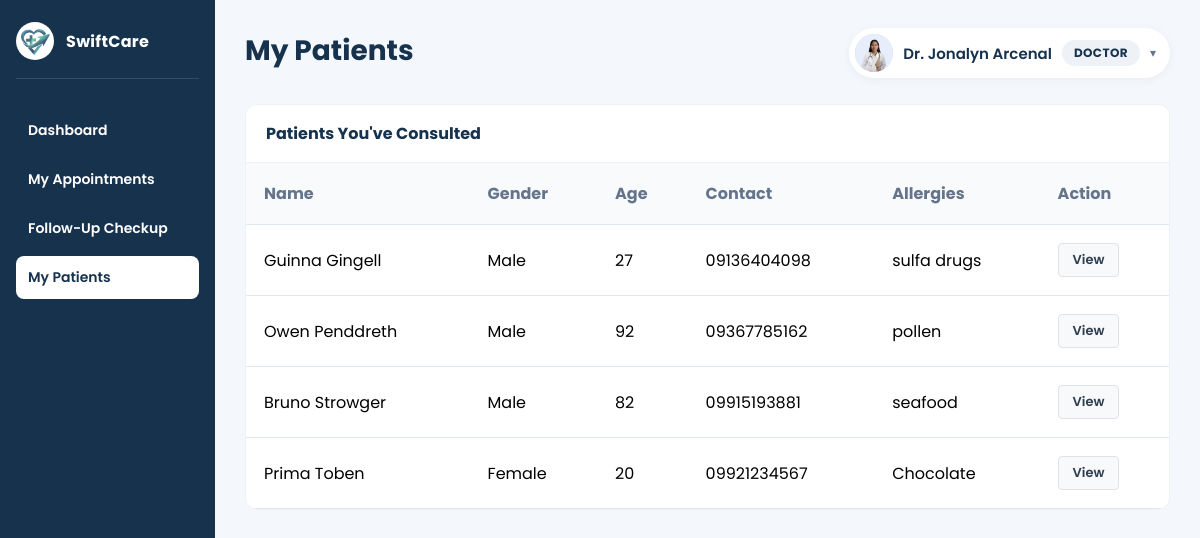
The page /view/doctor/doctor_patients.php (signed in) on the database its author committed.
### tables this page shows
CREATE TABLE `doctors` (
  `id` int(11) NOT NULL,
  `user_id` int(11) NOT NULL,
  `specialization` varchar(100) DEFAULT NULL,
  `license_number` varchar(50) DEFAULT NULL,
  `schedule_days` varchar(200) DEFAULT NULL,
  `schedule_time_start` varchar(20) DEFAULT NULL,
  `schedule_time_end` varchar(20) DEFAULT NULL
);

CREATE TABLE `users` (
  `id` int(11) NOT NULL,
  `role` enum('admin','doctor','patient') NOT NULL,
  `first_name` varchar(100) NOT NULL,
  `last_name` varchar(100) NOT NULL,
  `email` varchar(100) NOT NULL,
  `username` varchar(100) DEFAULT NULL,
  `profile_photo` varchar(255) DEFAULT NULL,
  `password` varchar(255) NOT NULL,
  `created_at` timestamp NOT NULL DEFAULT current_timestamp()
);

CREATE TABLE `patients` (
  `id` int(11) NOT NULL,
  `user_id` int(11) DEFAULT NULL,
  `first_name` varchar(100) NOT NULL,
  `last_name` varchar(100) NOT NULL,
  `gender` varchar(20) DEFAULT NULL,
  `birthdate` date DEFAULT NULL,
  `phone` varchar(30) DEFAULT NULL,
  `email` varchar(100) DEFAULT NULL,
  `address` text DEFAULT NULL,
  `emergency_contact` varchar(30) DEFAULT NULL,
  `allergies` text DEFAULT NULL,
  `medical_history` text DEFAULT NULL,
  `created_at` timestamp NOT NULL DEFAULT current_timestamp()
);

### model/User.php (called while the page is built, shortened)
<?php
class User {
    private $conn;
    function __construct($db){
        $this->conn = $db;
    }
    function getUserById($id){
        $query = "SELECT u.*, d.specialization, d.license_number, d.schedule_days, d.schedule_time_start, d.schedule_time_end
                  FROM users u
                  LEFT JOIN doctors d ON d.user_id = u.id
                  WHERE u.id = :id";
        $stmt = $this->conn->prepare($query);
        $stmt->bindParam(":id", $id);
        $stmt->execute();
        return $stmt->fetch(PDO::FETCH_ASSOC);
    }
}

### model/Patient.php (called while the page is built, shortened)
<?php
class Patient {
    private $conn;
    function __construct($db){
        $this->conn = $db;
    }
    function getPatientsByDoctor($doctor_id){
        $query = "SELECT DISTINCT p.*
                  FROM consultations c
                  INNER JOIN patients p ON c.patient_id = p.id
                  WHERE c.doctor_id = :doctor_id
                  ORDER BY p.last_name ASC, p.first_name ASC";
        $stmt = $this->conn->prepare($query);
        $stmt->bindParam(":doctor_id", $doctor_id);
        $stmt->execute();
        return $stmt;
    }
}

### view/doctor/doctor_patients.php (the view, shortened to what this page needs)
<?php
require_once 'C:\xampp\htdocs\clinic1\model\User.php';
require_once 'C:\xampp\htdocs\clinic1\model\Patient.php';
$database = new Database();
$conn = $database->connect();
$user_model = new User($conn);
$patient_model = new Patient($conn);
$doctor_info = $user_model->getUserById($_SESSION['user_id']);
$doc_id = $_SESSION['user_id'];
$my_patients_result = $patient_model->getPatientsByDoctor($doc_id);
$my_patients = $my_patients_result->fetchAll(PDO::FETCH_ASSOC);
?>
<!DOCTYPE html>
<html lang="en">
<head>
    <link rel="stylesheet" href="../css/doctor.css">
</head>
<body>
<div class="dashboard-container">
    <aside class="sidebar">
        <div class="sidebar-top">
            <img src="http://localhost/clinic1/img/logo.png" class="sidebar-logo">
            <div class="sidebar-clinic-name">
                <h2>SwiftCare</h2>
            </div>
        </div>
        <nav class="sidebar-menu">
            <a href="http://localhost/clinic1/view/doctor/doctor_dashboard.php" class="menu-item">Dashboard</a>
            <a href="http://localhost/clinic1/view/doctor/doctor_appointments.php" class="menu-item">My Appointments</a>
            <a href="http://localhost/clinic1/view/doctor/doctor_followup.php" class="menu-item">Follow-Up Checkup</a>
            <a href="http://localhost/clinic1/view/doctor/doctor_patients.php" class="menu-item active">My Patients</a>
        </nav>
    </aside>
    <main class="main-content">
        <header class="topbar">
            <div class="topbar-left">
                <div class="clinic-text">
                    <h1>My Patients</h1>
                </div>
            </div>
            <div class="user-menu">
                <button type="button" class="user-menu-toggle" onclick="toggleUserMenu(this)">
                    <?php if(!empty($doctor_info['profile_photo'])): ?>
                    <img src="http://localhost/clinic1/uploads/<?php echo $doctor_info['profile_photo']; ?>" class="user-avatar" style="object-fit: cover;">
                    <?php else: ?>
                    <div class="user-avatar"></div>
                    <?php endif; ?>
                    <span class="user-name">Dr. <?php echo $_SESSION['name']; ?></span>
                    <span class="user-role-badge">Doctor</span>
                    <span class="dropdown-arrow">&#9662;</span>
                </button>
            </div>
        </header>
        <section class="table-section">
            <div class="section-header">
                Patients You've Consulted
            </div>
            <table class="appointment-table">
                <thead>
                    <tr>
                        <th>Name</th>
                        <th>Gender</th>
                        <th>Age</th>
                        <th>Contact</th>
                        <th>Allergies</th>
                        <th>Action</th>
                    </tr>
                </thead>
                <tbody>
                    <?php if (count($my_patients) > 0): ?>
                        <?php foreach ($my_patients as $row):
                            $age = '—';
                            if (!empty($row['birthdate'])) {
                                $birthdate = new DateTime($row['birthdate']);
                                $today = new DateTime('today');
                                $age = $birthdate->diff($today)->y;
                            }
                        ?>
                        <tr>
                            <td><?php echo htmlspecialchars($row['first_name'].' '.$row['last_name']); ?></td>
                            <td><?php echo htmlspecialchars($row['gender'] ?: '—'); ?></td>
                            <td><?php echo $age; ?></td>
                            <td><?php echo htmlspecialchars($row['phone'] ?: '—'); ?></td>
                            <td><?php echo htmlspecialchars($row['allergies'] ?: '—'); ?></td>
                            <td>
                                <a href="http://localhost/clinic1/view/doctor/doctor_view_patient.php?id=<?php echo $row['id']; ?>" class="action-btn view-btn">View</a>
                            </td>
                        </tr>
                        <?php endforeach; ?>
                    <?php else: ?>
                        <tr>
                            <td colspan="6" style="text-align: center; color: #64748b;">You haven't consulted with any patients yet.</td>
                        </tr>
                    <?php endif; ?>
                </tbody>
            </table>
        </section>
    </main>
</div>
</body>
</html>

### view/css/doctor.css (style rules this page uses)
:root { --primary-color: #2c3e50; --primary-hover: #34495e; --header-color: #17324d; --bg-light: #f8f9fa; --border-color: #e0e2e6; --label-color: #1f2430; --hint-color: #7a7f8a; }
* { margin: 0; padding: 0; box-sizing: border-box; font-family: 'Poppins', sans-serif; }
body { background: #f4f7fb; }
.dashboard-container { display: flex; min-height: 100vh; }
.sidebar { width: 215px; background: #17324d; color: white; padding: 22px 16px; }
.sidebar-top { display: flex; align-items: center; gap: 12px; text-align: left; padding-bottom: 18px; border-bottom: 1px solid rgba(255, 255, 255, 0.12); }
.sidebar-logo { width: 38px; height: 38px; object-fit: cover; border-radius: 50%; background: white; padding: 3px; flex-shrink: 0; }
.sidebar-clinic-name h2 { font-size: 16px; font-weight: 700; letter-spacing: 0.3px; }
.sidebar-menu { margin-top: 30px; display: flex; flex-direction: column; gap: 6px; }
.menu-item { text-decoration: none; color: white; padding: 11px 12px; border-radius: 8px; transition: 0.25s; display: block; border: none; background: none; width: 100%; text-align: left; cursor: pointer; font-size: 14px; font-weight: 600; }
.menu-item.active { background: white; color: var(--header-color); font-weight: 600; }
.main-content { flex: 1; padding: 28px 30px; }
.topbar { display: flex; justify-content: space-between; align-items: center; margin-bottom: 26px; }
.topbar-left { display: flex; align-items: center; gap: 15px; }
.clinic-text h1 { font-size: 28px; color: #17324d; margin-bottom: 4px; }
.user-menu { position: relative; }
.user-menu-toggle { display: flex; align-items: center; gap: 10px; background: white; border: none; padding: 6px 14px 6px 6px; border-radius: 30px; cursor: pointer; box-shadow: 0 2px 10px rgba(0, 0, 0, 0.05); font-family: inherit; }
.user-avatar { width: 38px; height: 38px; border-radius: 50%; background: #d9d9d9; flex-shrink: 0; }
.user-name { font-weight: 600; color: #17324d; font-size: 15px; }
.user-role-badge { background: #eef2f7; color: #17324d; padding: 4px 12px; border-radius: 20px; font-size: 12px; font-weight: 700; text-transform: uppercase; letter-spacing: 0.4px; }
.dropdown-arrow { color: #64748b; font-size: 12px; transition: transform 0.2s ease; }
.table-section { background: white; border-radius: 12px; overflow: hidden; margin-bottom: 30px; border: 1px solid #eef1f5; }
.section-header { background: #ffffff; color: #17324d; padding: 16px 20px; font-size: 16px; font-weight: 700; border-bottom: 1px solid #eef1f5; }
.appointment-table { width: 100%; border-collapse: collapse; }
.appointment-table th, .appointment-table td { padding: 18px; border-bottom: 1px solid #e2e8f0; text-align: left; }
.appointment-table th { background: #f8fafc; color: #64748b; }
.action-btn { padding: 6px 14px; border-radius: 4px; font-size: 13px; font-weight: 600; text-decoration: none; display: inline-block; transition: all 0.15s ease; }
.action-btn.view-btn { background: var(--bg-light); border: 1px solid var(--border-color); color: var(--primary-color); }

### rows shown on the page
doctors: user.profile_photo (picture)
patients: first_name+last_name "Guinna Gingell", gender "Male", birthdate "27", phone "09136404098", allergies "sulfa drugs"
patients: first_name+last_name "Owen Penddreth", gender "Male", birthdate "92", phone "09367785162", allergies "pollen"
patients: first_name+last_name "Bruno Strowger", gender "Male", birthdate "82", phone "09915193881", allergies "seafood"
patients: first_name+last_name "Prima Toben", gender "Female", birthdate "20", phone "09921234567", allergies "Chocolate"

### other values the page prints
$_SESSION['name'] "Jonalyn Arcenal"
